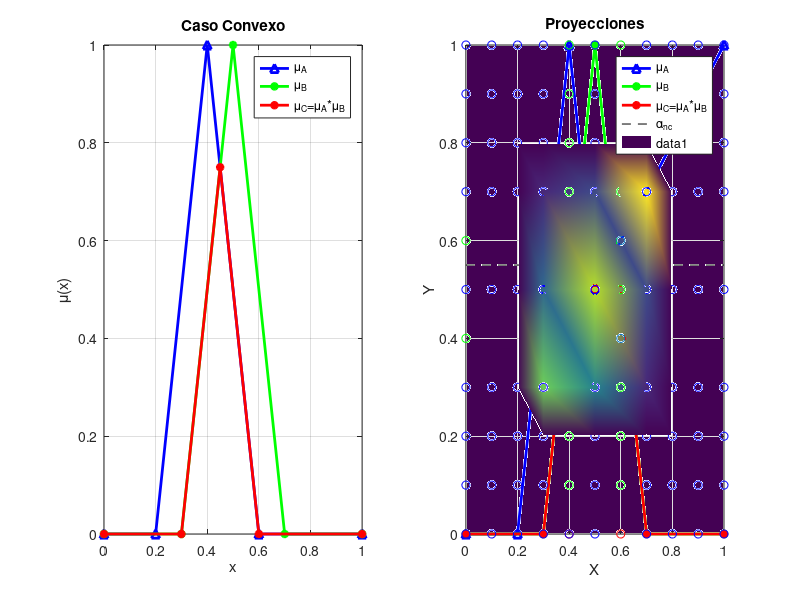
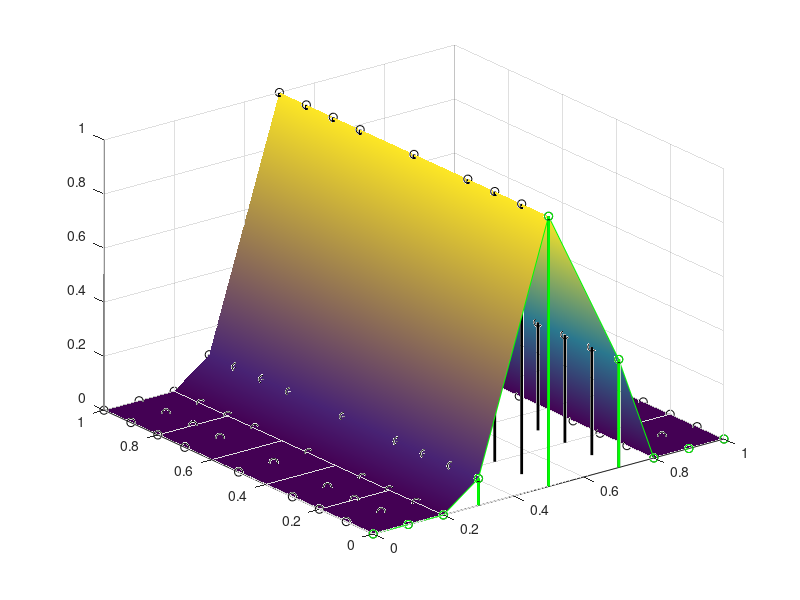
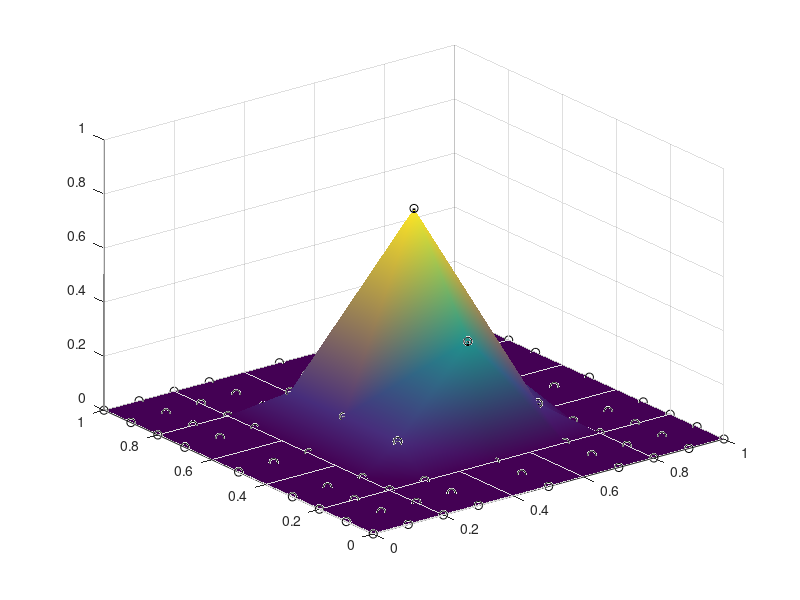
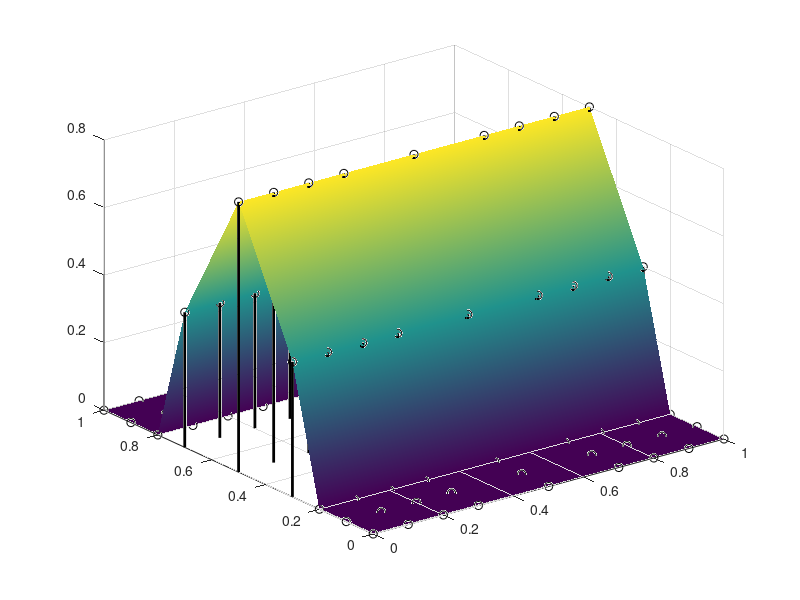

Source code (MATLAB) for these figures, in order: (Note: this script raises an error after producing the figures.)
clear,clc,clf
%% Punto 1
x = -6:0.1:8;
y = 1./(1+(x-1).^2);
plot(x,y,'linewidth',2), hold on, grid on
plot(x(y>=0.5),y(y>=0.5),'bo-','linewidth',2), hold on, grid on
plot([-6,8],[0.5,0.5],'r--')
title('Funcion de pertenencia \mu_C(x)')
ylabel('\mu_C'),xlabel('x')
legend('\mu_C','A_{0.5}')
%% Punto 2
xA = [0,0.2,0.4,0.6,1;0,0,1,0,0];
xB = [0,0.3,0.5,0.7,1;0,0,1,0,0];
xC = [0,0.3,0.45,0.6,1;0,0,0.75,0,0];
subplot(121)
plot(xA(1,:),xA(2,:),'b-^','linewidth',2), hold on, grid on
plot(xB(1,:),xB(2,:),'g-*','linewidth',2)
plot(xC(1,:),xC(2,:),'r-*','linewidth',2)
ylabel('\mu(x)'),xlabel('x')
legend('\mu_{A}','\mu_{B}','\mu_{C}=\mu_{A}*\mu_{B}')
title('Caso Convexo')
xA = [0,0.2,0.4,0.5,1;0,0,1,0.5,1];
xB = [0,0.3,0.5,0.7,1;0,0,1,0,0];
xC = [0,0.3,0.45,0.5,0.5833,0.7,1;0,0,0.75,0.5,0.5833,0,0];
subplot(122)
plot(xA(1,:),xA(2,:),'b-^','linewidth',2), hold on, grid on
plot(xB(1,:),xB(2,:),'g-*','linewidth',2)
plot(xC(1,:),xC(2,:),'r-*','linewidth',2)
plot([0,1],0.55*[1,1],'k--')
ylabel('\mu(x)'),xlabel('x')
legend('\mu_{A}','\mu_{B}','\mu_{C}=\mu_{A}*\mu_{B}','\alpha_{nc}')
title('Caso no Convexo')
%% Punto 3
X = [0.4,0.6];
Y = [0.4,0.6];
Z = [0.2,0.3,0.6,0.8];
stem3(reshape([X;X],1,[]),[Y Y],Z,'linewidth',2),hold on,grid on
stem3(X,[0,0],Z([2 4]),'r','linewidth',2),hold on,grid on
stem3([0,0],Y,Z([3,4]),'g','linewidth',2),hold on,grid on
axis([0,1,0,1,0,1])
zlabel('\mu_{A}'),ylabel('Y'),xlabel('X'),
title('Proyecciones')
%% Punto 4
X = [0.4,0.6];
Z = [0.3,0.5];
stem3(X,[0,0],Z,'b','linewidth',2),hold on,grid on
stem3(X(1)*ones(1,10),(0.1:0.1:1),Z(1)*ones(1,10),'g','linewidth',2),hold on,grid on
stem3(X(2)*ones(1,10),(0.1:0.1:1),Z(2)*ones(1,10),'g','linewidth',2),hold on,grid on
axis([0,1,0,1,0,1])
zlabel('\mu_{A}'),ylabel('Y'),xlabel('X'),
title('Proyecciones')
%% Punto 6
X = [0 0.1 0.2 0.3,0.5,0.7 0.8 0.9 1.0];
Y = [0 0.1 0.2 0.3,0.5,0.7 0.8 0.9 1.0];
Z = zeros(9,9);
Z(4:6,4:6) = [0.7,0.3,0.1;...
              0.4,0.8,0.2;...
              0.1,0.2,0.9];
A = zeros(1,9);
A(4:6) = [0.1,1,0.4];
figure(1)
stem3(repmat(X,9,1),repmat(Y',1,9),Z','b','linewidth',2),hold on,grid on
surf(repmat(X,9,1),repmat(Y',1,9),Z','edgecolor','none','facecolor','interp')
axis([0,1,0,1,0,1])
% A
figure(2)
stem3(repmat(X,9,1),repmat(Y',1,9),repmat(A,9,1),'k','linewidth',2),hold on,grid on
surf(repmat(X,9,1),repmat(Y',1,9),repmat(A,9,1),'edgecolor','none','facecolor','interp')
stem3(X,zeros(1,9),A,'g','linewidth',2)
plot3(X,zeros(1,9),A,'g')
axis([0,1,0,1,0,1])
% graphical intersection begin
figure(5)
surf(repmat(X,9,1),repmat(Y',1,9),Z','edgecolor','none','facecolor','b'),hold on,grid on
surf(repmat(X,9,1),repmat(Y',1,9),repmat(A,9,1),'edgecolor','none','facecolor','r')
axis([0,1,0,1,0,1]), light('Position',[0 0 1],'Style','infinite')
% intersection or MIN op.
RnA = min(repmat(A,9,1),Z');
figure(3)
stem3(repmat(X,9,1),repmat(Y',1,9),RnA,'k','linewidth',2),hold on,grid on
surf(repmat(X,9,1),repmat(Y',1,9),RnA,'edgecolor','none','facecolor','interp')
axis([0,1,0,1,0,1])
% graphical intersection end
figure(6)
surf(repmat(X,9,1),repmat(Y',1,9),RnA,'edgecolor','none','facecolor','b')
axis([0,1,0,1,0,1]), light('Position',[0 0 1],'Style','infinite')
% MAX op.
B = max(RnA,[],2);
figure(4)
stem3(repmat(X,9,1),repmat(Y',1,9),repmat(B,1,9),'k','linewidth',2),hold on,grid on
surf(repmat(X,9,1),repmat(Y',1,9),repmat(B,1,9),'edgecolor','none','facecolor','interp')
stem3(zeros(1,9),Y,B,'g','linewidth',2)
plot3(zeros(1,9),Y,B,'g')
axis([0,1,0,1,0,1])
%% max-min
Z = [0.7,0.3,0.1;...
     0.4,0.8,0.2;...
     0.1,0.2,0.9];
A = [0.1,1,0.4]';
min(repmat(A,1,3),Z)
max(min(repmat(A,1,3),Z),[],1)
%% max-prod
Z = [0.7,0.3,0.1;...
     0.4,0.8,0.2;...
     0.1,0.2,0.9];
A = [0.1,1,0.4]';
repmat(A,1,3).*Z
max(repmat(A,1,3).*Z,[],1)
%% Punto 7
% n = 5
% A = [0,0.1,0.4,0.8,1]'
% B = [0,0.6,1,0.6,0]
% Rmin = min(repmat(A,1,n),repmat(B,n,1))
% Rlzw = min(1,1-repmat(A,1,n)+repmat(B,n,1))
% A_ = [0,0.2,0.8,1,0.1]'
% B_min = max(min(repmat(A_,1,n),Rmin),[],1)
% B_lzw = max(min(repmat(A_,1,n),Rlzw),[],1)
n = 3
A = [0.1,0.4,1.0]'
B = [0.0,1.0,0.2]
Rmin = min(repmat(A,1,n),repmat(B,n,1))
Rlzw = min(1,1-repmat(A,1,n)+repmat(B,n,1))
A_ = [0.3,1.0,0.3]'
B_min = max(min(repmat(A_,1,n),Rmin),[],1)
B_lzw = max(max(0,repmat(A_,1,n)+Rlzw-1),[],1)
figure(1)
%[X,Y] = meshgrid([0.3,0.5,0.7]);
surf(Rmin,'facecolor','g'), colormap('gray'),hold on,grid on
%axis([0,1,0,1,0,1])
%figure(2)
surf(Rlzw,'facecolor','r'), colormap('jet'),hold on,grid on
stem3(Rmin,'linewidth',2)
stem3(Rlzw,'linewidth',2)
light
xlabel('X'),ylabel('Y'),zlabel('Z')
legend('t-norm: Min','t-norm: Lukasiewicz')
title('Reglas con: Min vs Lukasiewicz')
%axis([0,1,0,1,0,1])
%% Punto 8
% s = [B,M,A]; % Bajo, Medio, Alto: s \in [0,5]M
% d = [P,Mn,G]; % Pequena, Mediana, Grande: d \in [0,10]Km 
% c = [I,T,E]; % Inaceptable, Tolerable, Excelente: c \in [0,100]%
B = [-0.1,-0.1,0.7,1.3];
M = [0.7,1.3,2.4,3.0];
A = [2.4,3.0,5.1,5.1];
P = [-0.1,-0.1,0.7,1];
Mn= [0.7,1,3,5];
G = [3,5,10.1,10.1];
I = [-0.1,-0.1,25,40];
T = [25,40,60,75];
E = [60,75,100.1,100.1];
mufun = @(x,p)(max(0,min((x-p(1))/(p(2)-p(1)),min(1,(p(4)-x)/(p(4)-p(3))))));
s = 0:0.1:5;
figure(1)
muB = mufun(s,B);muM = mufun(s,M);muA = mufun(s,A);
plot(s,muB,s,muM,s,muA),hold on,grid on
d = 0:0.1:10;
figure(2)
muP = mufun(d,P);muMn = mufun(d,Mn);muG = mufun(d,G);
plot(d,muP,d,muMn,d,muG),hold on,grid on
c = 0:1:100;
figure(3)
muI = mufun(c,I);muT = mufun(c,T);muE = mufun(c,E);
plot(c,muI,c,muT,c,muE),hold on,grid on
% 
%            Salario S
%            B    M    A
%          ---------------
%  D  P  ||  A |  E |  E |
%  i  Mn ||  I |  A |  E |
%  s  G  ||  I |  A |  E |
%          ---------------
%  width for member function
%
s = 0.1;d = 0.8;
aggrS = max([mufun(s,P),mufun(s,M),mufun(s,G)])
aggrD = max([mufun(d,B),mufun(d,Mn),mufun(d,A)])
intSD = min([aggrS,aggrD])
%%
a = readfis('Punto8RG');
gensurf(a)
